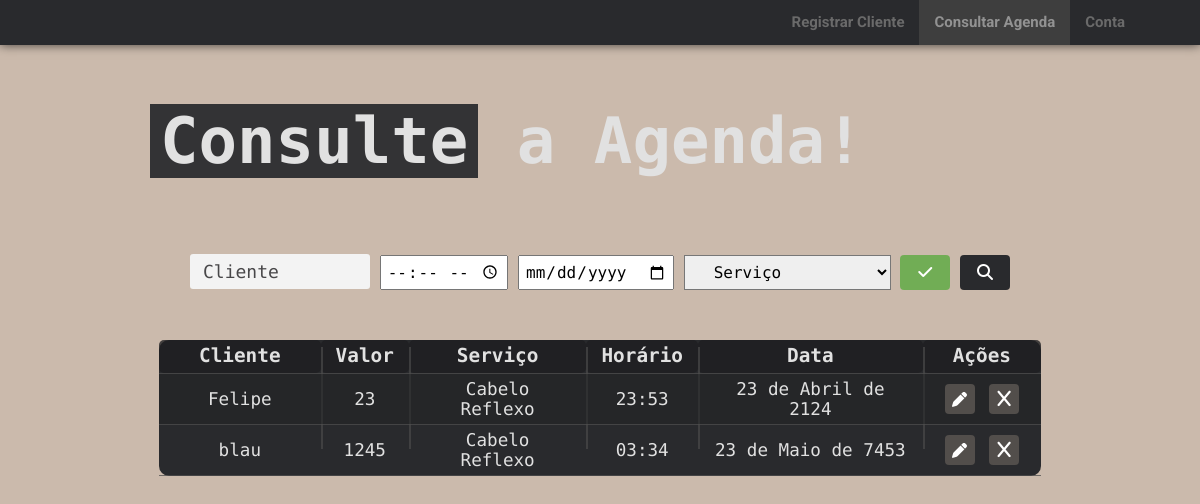
The app's page /consulta/ (signed in), older data.
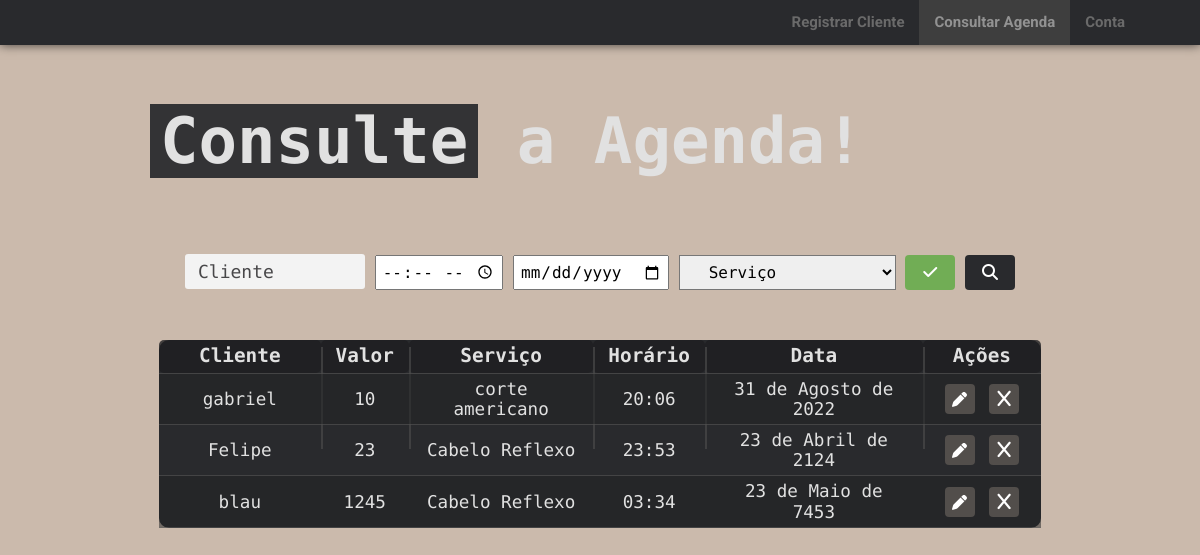
The same page, newer data.
### agenda/models.py (models this page shows, shortened)
class Agenda(models.Model):
    usuario = models.ForeignKey(User, on_delete=models.SET_NULL, null=True)
    cliente = models.CharField(max_length=100)
    valor = models.CharField(max_length=10)
    servico = models.ForeignKey(Categoria, on_delete=models.SET_NULL, null=True)
    data = models.DateField()
    horario = models.TimeField()
    descricao = models.TextField(max_length=999)
    concluido = models.BooleanField(default=False)

class Categoria(models.Model):
    categoria = models.CharField(max_length=40)
    def __str__(self):
        return f'{self.categoria}'

### agenda/views.py (the view, shortened to what this page needs)
# urls.py: path('consulta/', views.ConsultaView.as_view(), name='consulta'),
class ConsultaView(View):
    def get(self, request):
        if request.user.is_authenticated:
            agenda = Agenda.objects.filter(usuario=request.user, concluido=False).order_by('-id')
            categoria = Categoria.objects.all().order_by('-id')
            return render(request, 'agenda/pages/consulta.html', context = {
                'agenda':agenda,
                'categorias':categoria,
                'category':'Serviço',
                'atualConsulta':True,
            })
        else:
            return redirect('agenda:login')

### agenda/templates/agenda/pages/consulta.html (shortened to what this page needs)
{% load static %}
<!doctype html>
<html lang="pt-br">
    <head>
        <link rel="stylesheet"      type="text/css" href="{% static 'css/consulta.css' %}">
        <link rel="stylesheet"      type="text/css" href="{% static 'css/navbar.css'   %}">
        <link rel="stylesheet"      type="text/css" href="{% static 'css/normalize.css'%}">
    </head>
    <body>
        {% include 'agenda/partials/header.html' %}
        <main>
            <div class="container">
                <h2 id="title"><span class="title">Consulte</span> a Agenda!</h2>
                <div class="wrapper">
                    <div class="filtro">
                        <form action="{% url 'agenda:consulta' %}" method="POST">{% csrf_token %}
                            <input type="text" value="{{client}}" name="client"   id="client" placeholder="Cliente">
                            <input type="time" value="{{time}}"     name="time"     id="">
                            <input type="date" value="{{date}}"     name="date"     id="">
                            <select            value="{{category}}" name="category" id="">
                                <option        value="{{category_id}}">{{category}}</option>
                            </select>
                            <button onclick="MostrarVerificados()" name="verificados" id="btn-verificados" value="{{concluido}}" class="btn btn-verificados {{classe}}"><i class="fa-solid fa-check"></i></button>
                            <button onclick="Pesquisar()" value="off" name="btn-pesquisar" id="btn-pesquisar" class="btn btn-pesquisar"><i class="fa-solid fa-magnifying-glass"></i></button>
                        </form>
                    </div>
                    <table>
                        <tr>
                            <th>Cliente</th>
                            <th>Valor</th>
                            <th>Serviço</th>
                            <th>Horário</th>
                            <th>Data</th>
                            <th>Ações</th>
                        </tr>
                        {% for cliente in agenda  %}
                                <tr>
                                    <td><a href="{% url 'agenda:cliente' cliente.id %}">{{cliente.cliente}} </a></td>
                                    <td><a href="{% url 'agenda:cliente' cliente.id %}">{{cliente.valor}}   </a></td>
                                    <td><a href="{% url 'agenda:cliente' cliente.id %}">{{cliente.servico}} </a></td>
                                    <td><a href="{% url 'agenda:cliente' cliente.id %}">{{cliente.horario}} </a></td>
                                    <td><a href="{% url 'agenda:cliente' cliente.id %}">{{cliente.data}}    </a></td>
                                    <td>
                                        <a href="{% url 'agenda:editarCliente' cliente.id %}"><button id="acao-confirm" class="btn btn-acao"><i style="font-size: 15px;" class="fa-solid fa-pen"></i></button></a>
                                        <a href="{% url 'agenda:excluirCliente' cliente.id %}"><button id="acao-excluir" class="btn btn-acao"><i class="fa-solid fa-x"></i></button></a>
                                    </td>
                                </tr>
                        {% endfor %}
                    </table>
                </div>
            </div>
        </main>
    </body>
</html>

Row changes from the older to the newer data that the page shows:
added Agenda: cliente "gabriel", valor "10", servico "corte americano", horario "20:06", data "31 de Agosto de 2022"
